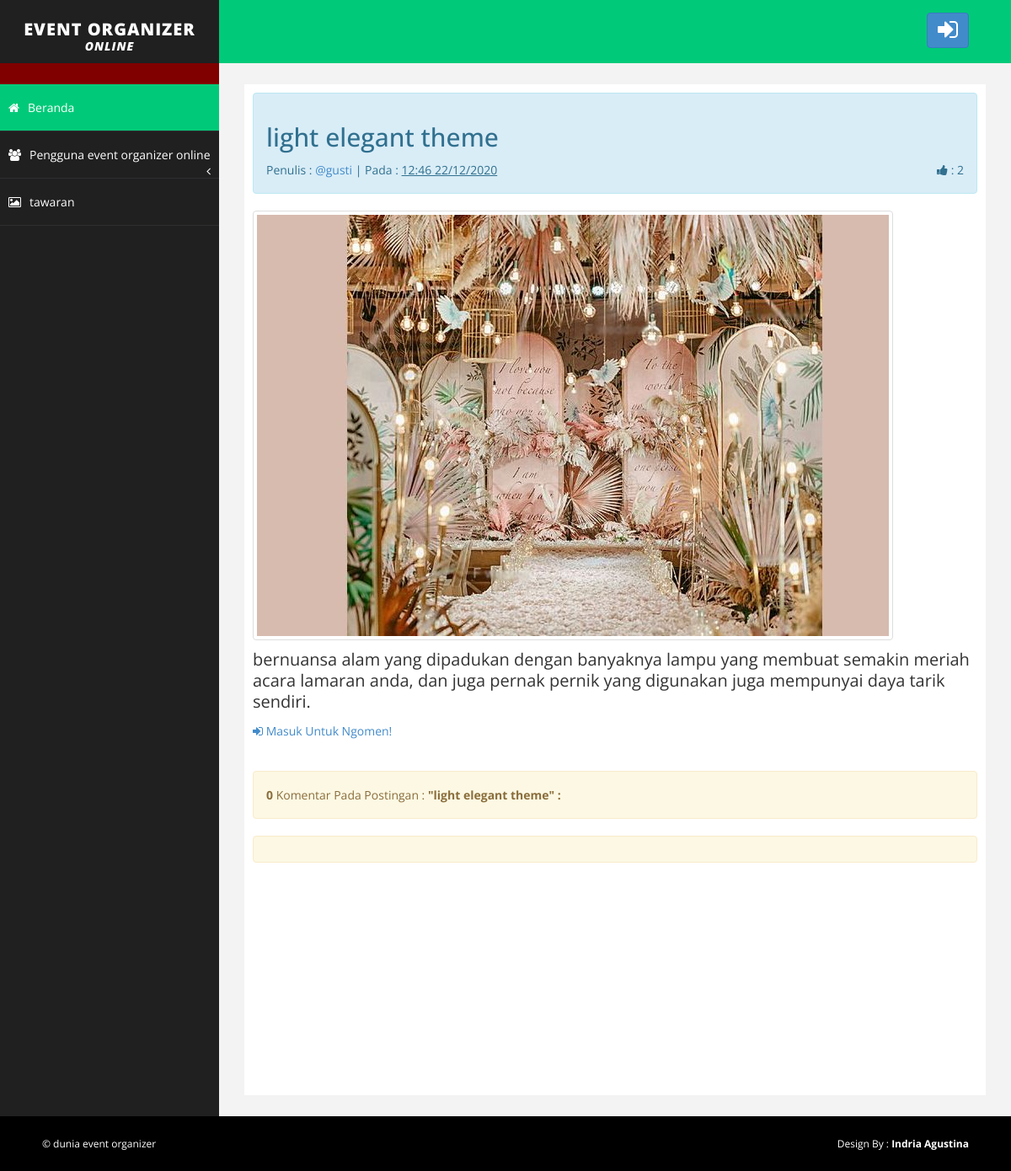
The page /?p=post&id=23&post_by=gusti on the database its author committed.
### tables this page shows
CREATE TABLE `post` (
  `id_post` int(200) NOT NULL,
  `judul_post` varchar(200) NOT NULL,
  `isi_post` text NOT NULL,
  `penulis_post` varchar(100) NOT NULL,
  `tanggal_post` varchar(100) NOT NULL,
  `gambar_post` text NOT NULL,
  `suka_post` int(10) NOT NULL
);

### inc/config-konek.php (called while the page is built, shortened)
<?php
$url = "http://localhost/eo-online/";
?>

### inc/read.php (the view, shortened to what this page needs)
<?php
$idpost = @$_GET["id"];
$querypost = mysqli_query($db, "SELECT*FROM post WHERE id_post='$idpost' AND penulis_post='$_GET[post_by]'");
$datapost = mysqli_fetch_array($querypost);
$cekapakahpostinganiniadaatautidak = mysqli_num_rows($querypost);
if (empty($cekapakahpostinganiniadaatautidak)) {
    echo "<div class='alert alert-danger'><h4>Postingan Ini Tidak Ada.</h4>Mungkin Sudah Di Hapus Atau Di Perbarui. <a href='./?p=beranda'>Kembali Ke Halaman Utama</a></div>";
}
else{
?>
<div id="page-inner">
<div class="alert alert-info">
    <h2><?php echo $datapost["judul_post"];?></h2>
    Penulis : <a href="./?p=user&user=<?php echo $datapost["penulis_post"];?>">@<?php echo $datapost["penulis_post"];?></a> | Pada : <u><?php echo $datapost["tanggal_post"];?></u> <span style="float:right;"><i class="fa fa-thumbs-up"></i> : <?php echo $datapost["suka_post"];?>
    </span>
</div>
<div>
<?php
if (@$datapost["gambar_post"]) {
?>
    <a href="./assets/img/post/<?php echo $datapost["gambar_post"];?>"><img src="assets/img/post/<?php echo $datapost["gambar_post"];?>" class="img-thumbnail" style="margin-bottom:10px;"></a>
    </div>
<div>
    <p style="font-size:20px;"><?php echo $datapost["isi_post"];?></p>
</div>
<?php
}
if (@$_SESSION["user"]) {
?>
        <form method="post" action="./inc/ngomen.php?p=<?php echo $datapost["id_post"];?>&a=<?php echo $datapost["penulis_post"];?>" id="komentar" style="margin-top:35px;">
            <input type="text" placeholder="komentari postingan ini..." name="komentari" style="height:34px;width:100%;">
        </form>
<?php
}
else{
    ?>
    <a href="./login?post=<?php echo $url;?>?p=post&id=<?php echo$datapost["id_post"];?>&post_by=<?php echo $datapost["penulis_post"];?>"><i class="fa fa-sign-in"></i> Masuk Untuk Ngomen!</a>
    <?php
}
?>
    <div class="alert alert-warning" style="margin-top:35px;">
        <b>
        <?php
        $querykomentar2 = mysqli_query($db, "SELECT*FROM komentar WHERE id_post='$idpost'");
        $totalkomentar = mysqli_num_rows($querykomentar2);
        echo $totalkomentar;
        ?>
        </b>
         Komentar Pada Postingan : <b>"<?php echo $datapost["judul_post"];?>" :</b>
    </div>
    <div class="alert alert-warning">
    </div>
</div>
            </div>
            <?php
}
            ?>

### assets/css/basic.css (style rules this page uses)
body { font-family: 'Open Sans', sans-serif; line-height:25px; }
#page-inner { width: 100%; margin: 10px 20px 10px 0px; background-color: #fff!important; padding: 10px; min-height: 1200px; }

### rows shown on the page
post: judul_post "light elegant theme", penulis_post "gusti", tanggal_post "12:46 22/12/2020", suka_post "2", gambar_post (picture), isi_post "bernuansa alam yang dipadukan dengan banyaknya lampu yang membuat semakin meriah acara lamaran anda, dan juga pernak pernik yang digunakan juga mempunyai daya tarik sendiri."

### other values the page prints
$totalkomentar "0"
